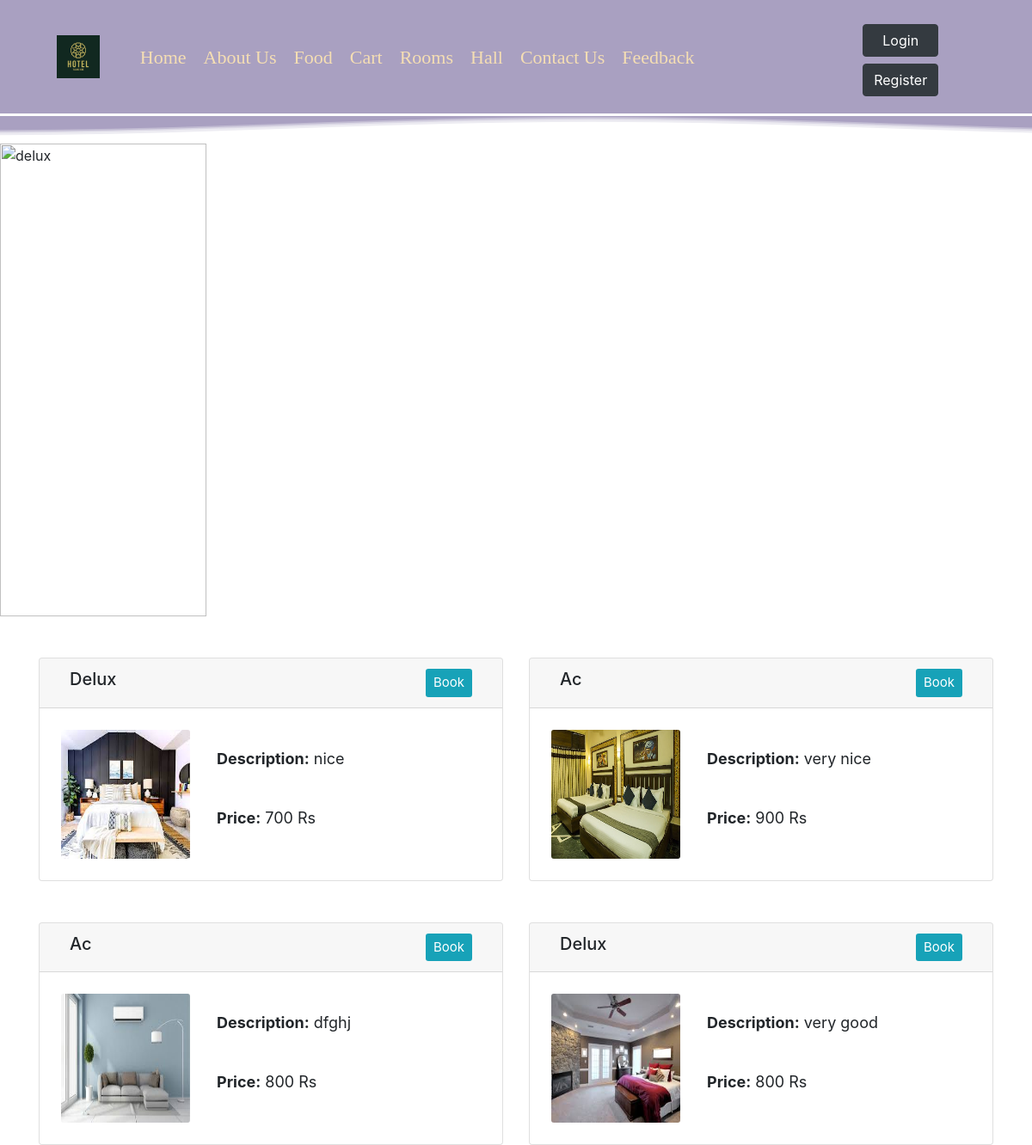
Screenshot of /room.php with the database file from the repository.
### tables this page shows
CREATE TABLE `acroom` (
  `id` int(11) NOT NULL,
  `roomno` int(11) NOT NULL,
  `roomtype` varchar(20) DEFAULT NULL,
  `price` int(11) NOT NULL,
  `detail` varchar(50) NOT NULL,
  `img` varchar(100) DEFAULT NULL,
  `status` varchar(20) NOT NULL DEFAULT 'un book'
);

### global.php (called while the page is built)
<?php
function getBaseUrl() {
    $protocol = isset($_SERVER['HTTPS']) && $_SERVER['HTTPS'] === 'on' ? "https" : "http";
    $host = $_SERVER['HTTP_HOST'];
    $path = rtrim(dirname($_SERVER['PHP_SELF']), '/\\');
    return $protocol . "://" . $host . $path;
}
?>

### room.php (the view, shortened to what this page needs)
<?php
include('header.php');
include('global.php');
include_once('dbcon.php');
?>
<html>
<head lang="en">
    <link rel="stylesheet" href="https://cdn.jsdelivr.net/npm/bootstrap@4.0.0/dist/css/bootstrap.min.css"
>
    <link rel="stylesheet" href="https://cdn.jsdelivr.net/npm/bootstrap-icons@1.5.0/font/bootstrap-icons.css">
</head>
<div id="room-home">
    <figure>
        <img src="img/n15.jpg" alt="delux">
    </figure>
</div>
<form action="" method="post">
    <section class="content ">
        <div class="container-fluid">
            <div class="col-md-12">
                <div class="row ">
                    <?php
                    $acroomTbl1 = "SELECT * FROM `acroom`";
                    $acrooms1  = mysqli_query($sql, $acroomTbl1);
                    $row       = mysqli_num_rows($acrooms1);
                    if ($row > 0)
                    {
                        while ($row = mysqli_fetch_assoc($acrooms1))
                        {
                            ?>
                            <div class="col-md-6 mt-5">
                                <div class="card card-primary card-outline">
                                    <div class="card-header">
                                        <div class="row">
                                            <div class="col-sm-6">
                                                <h5 class=""><?php echo ucfirst($row['roomtype']); ?></h5>
                                            </div>
                                            <div class="col-sm-6">
                                                <ol class="nav nav-pills nav-sidebar flex-column float-sm-right">
                                                    <li class="breadcrumb-item">
                                                    <a href="addr1.php?id=<?php echo $row['id']; ?>">
                                                        <button type="button"
                                                                class="btn btn-sm bg-info btn-tool" name="room-btn"
                                                                id="room-btn">
                                                            Book
                                                        </button>
                                                    </a>
                                                    </li>
                                                </ol>
                                            </div>
                                        </div>
                                    </div>
                                    <div class="card-body">
                                        <div class="row no-gutters">
                                            <div class="col-md-4">
                                                <img src="<?php echo getBaseUrl() . '/uploads/'.$row['img'] ?>"
                                                     class="card-img" alt="Room image">
                                            </div>
                                            <div class="col-md-8">
                                                <div class="card-body">
                                                    <p class="card-text">
                                                        <strong>Description:</strong> <?php echo $row['detail'] ?></p>
                                                    <p class="card-text">
                                                    <p class="card-text">
                                                        <strong>Price:</strong> <?php echo $row['price'] ?> Rs</p>
                                                </div>
                                            </div>
                                        </div>
                                    </div>
                                </div>
                            </div>
                            <?php
                        }
                    }
                    ?>
                </div>
            </div>
        </div>
    </section>
</form>
</body>
</html>

### css/style.css (style rules this page uses)
* { padding: 0; margin: 0; }
.row { justify-content: center; margin: auto !important; }
#room-btn { background-color: rgb(10, 10, 10); color: white; font-size: 15px; }
#room-home { overflow: hidden; }
#room-home figure { position: relative; width: 500%; margin: 0; left: 0; animation: 20s slider infinite; }
#room-home figure img { width: 20%; float: left; height: 550px; }
.card img { height: 150px; width: 150px; margin: 5px; }
.card-text { font-size: 18px; padding-top: 5px; }
.card-img { height: 230px; }

### rows the page displays
acroom: roomtype "Delux", img (picture), detail "nice", price "700"
acroom: roomtype "Ac", img (picture), detail "very nice", price "900"
acroom: roomtype "Ac", img (picture), detail "dfghj", price "800"
acroom: roomtype "Delux", img (picture), detail "very good", price "800"
